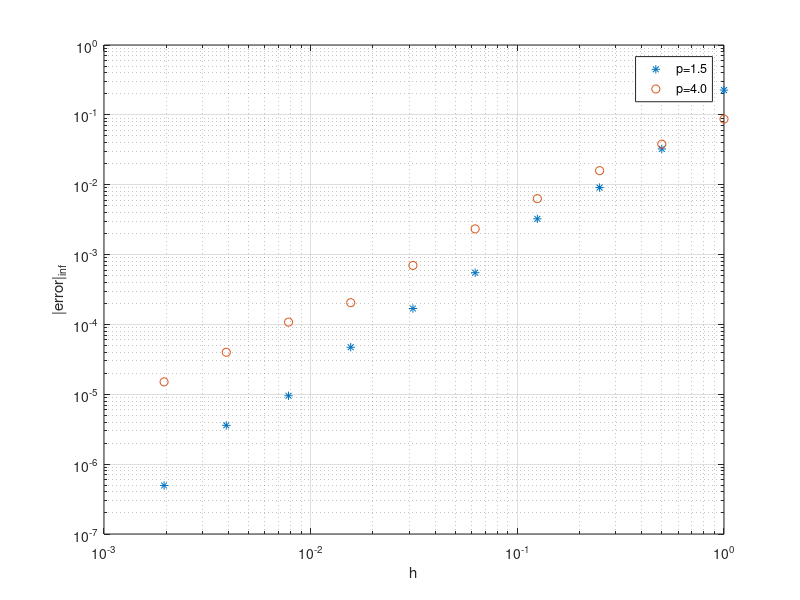

MATLAB code to generate this figure:
% generate convergence rates from results in plap1d.txt

h = 2.^(-(0:9));
fasterr = [2.263e-01 3.255e-02 9.108e-03 3.248e-03 5.505e-04 ...
           1.690e-04 4.717e-05 9.522e-06 3.591e-06 4.948e-07];
degerr = [8.700e-02 3.812e-02 1.589e-02 6.318e-03 2.330e-03 ...
          6.992e-04 2.047e-04 1.078e-04 3.997e-05 1.506e-05];
loglog(h,fasterr,'*',h,degerr,'o')
grid on,  xlabel h,  ylabel('|error|_{inf}')
legend('p=1.5','p=4.0')
fastp = polyfit(log(h),log(fasterr),1)
degp = polyfit(log(h),log(degerr),1)

%   fastp = 2.0047  -1.7579
%   degp  = 1.4203  -2.2802
